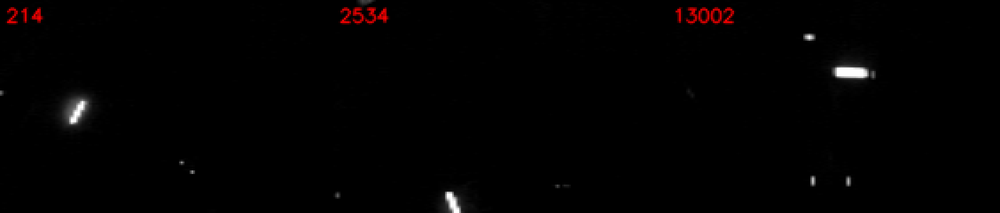
#> input picture build-codex-check/lower_small_samples.png, 1000 x 213 px, shrunk from 2256 x 480 before the run
$ python -i fit_down_ground_range.py   (imports and definitions only)
#> lines starting #> are read from the running program, lines starting #| are printed output that depends on the picture; after the words box and inside, x2 and y2 are one past the last pixel; in counts of white or black regions, pixels touching at a corner belong together
#!/usr/bin/env python3
"""Fit the down-camera 7 m closed ground boundary from an HCAL recording."""

from __future__ import annotations

import argparse
import csv
import json
import math
import random
import warnings
from dataclasses import dataclass
from pathlib import Path

import cv2
import numpy as np

# [1 line not run here, left out]
from scipy.optimize import least_squares


GROUND_RANGE_MM = 7000.0
MIN_HEIGHT_MM = 500.0
BOOTSTRAP_STRIDE = 5
CAR_THRESHOLD = 160
STRIP_THRESHOLD = 55
GUIDED_RADIUS_PX = 8.0
FRAME_INLIER_RMSE_PX = 2.0
RANSAC_ITERATIONS = 500
RANSAC_SEED = 0x444F574E
BOUNDARY_SAMPLES = 360
NORMALIZATION_SCALE = 93.5
BASE_BODY_TO_CAMERA = np.array(
    [[0.0, 1.0, 0.0], [-1.0, 0.0, 0.0], [0.0, 0.0, 1.0]], dtype=np.float64)
PARAMETER_LOW = np.array([75.0, 45.0, 0.5, -2.0, -1.5,
                          -0.7, -0.7, -0.7, -500.0])
PARAMETER_HIGH = np.array([110.0, 80.0, 3.0, 2.0, 1.5,
                           0.7, 0.7, 0.7, 500.0])


@dataclass
class Metadata:
    frame_index: int
    sequence: int
    host_time_ms: int
    roll_deg: float
    pitch_deg: float
    height_mm: float
    attitude_valid: bool
    height_valid: bool


@dataclass
class Component:
    center: np.ndarray
    points: np.ndarray
    area: int
    mean: float
    length: float
    width: float
    boundary_index: int = -1
    distance: float = math.inf


@dataclass
class Candidate:
    metadata: Metadata
    points: np.ndarray
    quality: float
    azimuth_bin: int = -1


# [9 lines left out: function rotation_matrix, not called in this run]


def body_to_camera(parameters: np.ndarray) -> np.ndarray:
    return rotation_matrix(*parameters[5:8]) @ BASE_BODY_TO_CAMERA


# [108 lines left out: functions gravity, theta_for_radius, theta_derivative, inverse_theta, project_boundary, distance_to_boundary and 3 more, not called in this run]


def car_mask(gray: np.ndarray) -> np.ndarray:
    binary = (gray >= CAR_THRESHOLD).astype(np.uint8)
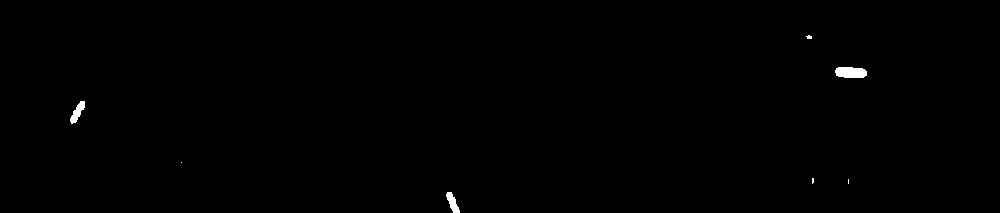
#> binary: shape (213, 1000); values 0 (black) and 1 (white), 0.31% white; 7 white regions (4 under 20 px), largest, box (x1, y1, x2, y2) and area: (835, 67, 867, 78) 306, (70, 101, 85, 124) 165, (446, 192, 460, 213) 153
    count, labels, stats, _ = cv2.connectedComponentsWithStats(binary, 8)
#> labels: shape (213, 1000) int32; 8 distinct labels, from 0 to 7
#> count = 8; stats = [[0, 0, 1000, 213, 212341], [806, 35, 6, 4, 18], [835, 67, 32, 11, 306], [70, 101, 15, 23, 165], [181, 162, 1, 1, 1], [812, 178, 2, 6, 11], [848, 179, 1, 5, 5], [446, 192, 14, 21, 153]]
    mask = np.zeros_like(binary)
    for index in range(1, count):
        if stats[index, cv2.CC_STAT_AREA] >= 20:
            mask[labels == index] = 1
    return cv2.dilate(mask, np.ones((9, 9), dtype=np.uint8))
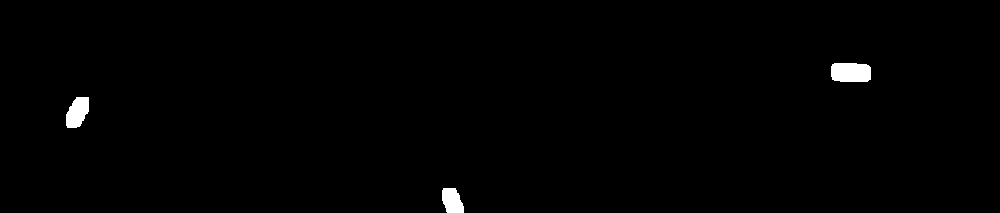
#> returned value: shape (213, 1000); values 0 (black) and 1 (white), 0.79% white; 3 white regions, box (x1, y1, x2, y2) and area: (831, 63, 871, 82) 714, (66, 97, 89, 128) 533, (442, 188, 464, 213) 435


def strip_components(gray: np.ndarray) -> list[Component]:
    binary = ((gray >= STRIP_THRESHOLD) & (car_mask(gray) == 0)).astype(np.uint8)
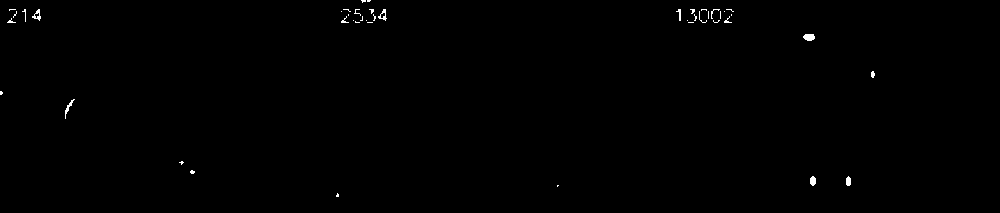
#> binary: shape (213, 1000); values 0 (black) and 1 (white), 0.33% white in thin lines or dots, all inside (x1, y1, x2, y2) = (0, 0, 875, 197)
    count, labels, stats, centers = cv2.connectedComponentsWithStats(binary, 8)
#> labels: shape (213, 1000) int32; 46 distinct labels, from 0 to 45
#> count = 46; stats = 46 rows, first 6: [0, 0, 1000, 213, 212303], [361, 0, 5, 3, 10], [367, 0, 4, 2, 7], [9, 9, 7, 2, 8], [22, 9, 4, 13, 18], [32, 9, 9, 12, 47]; centers = 46 pairs, first value 0.8 to 872.4, second value 0.429 to 194.9
    result = []
    for index in range(1, count):
        x, y, width, height, area = map(int, stats[index])
        if not 1 <= area <= 250 or max(width, height) > 45:
            continue
        pixels = np.column_stack(np.where(labels == index))[:, ::-1].astype(np.float64)
        (_, _), (rect_width, rect_height), angle = cv2.minAreaRect(pixels.astype(np.float32))
        length = max(rect_width, rect_height) + 1.0
        thickness = min(rect_width, rect_height) + 1.0
        ordinary = area <= 35 and max(width, height) <= 18
        thin = length >= 10.0 and thickness <= 4.5 and length / max(thickness, 1e-6) >= 2.8
        if not ordinary and not thin:
            continue
        center = np.asarray(centers[index], dtype=np.float64)
        annotation = center[None, :]
        if thin:
            radians = math.radians(angle + (90.0 if rect_width < rect_height else 0.0))
            direction = np.array([math.cos(radians), math.sin(radians)])
            half = direction * max(2.0, (length - 1.0) * 0.5)
            annotation = np.vstack((center - half, center + half))
        result.append(Component(center, annotation, area,
                                float(np.mean(gray[labels == index])), length, thickness))
#> this loop made 45 passes
#> (x, y, width, height, area, rect_width, rect_height, angle) on passes 5, 9, 36, 39, 42, 43: (32, 9, 9, 12, 47, 10.29, 8.05, -63.43), (378, 9, 9, 12, 45, 10.44, 8.22, -71.57), (803, 34, 12, 7, 68, 6, 11, -90), (65, 99, 10, 20, 48, 21.02, 3.76, -64.65), (810, 176, 6, 10, 48, 9, 5, -90), (846, 176, 5, 10, 42, 9, 4, -90)
#> (x, y, width, height, area, rect_width, rect_height, angle) on passes 10, 13, 25, 27, 37: (676, 9, 5, 12, 29, 11, 4, -90), (711, 9, 9, 10, 21, 12.02, 5.09, -52.13), (341, 16, 8, 7, 20, 6.64, 6.32, -18.43), (724, 16, 8, 7, 20, 6.64, 6.32, -18.43), (871, 71, 4, 7, 22, 6, 3, -90)
#> after the loop, result = 39 items
    return result


# [145 lines left out: functions bootstrap_candidate, guided_candidate, point_arrays, angular_residual, fit_parameters, fast_frame_errors and 1 more, not called in this run]


def exact_errors(parameters: np.ndarray, candidates: list[Candidate]) -> np.ndarray:
    return np.asarray([frame_error(parameters, item) for item in candidates], dtype=np.float64)


# [99 lines left out: functions select_balanced, assign_azimuth_bins, add_rare_azimuth_samples, refine_model, cross_validate, metrics, not called in this run]


def matrix_values(parameters: np.ndarray) -> list[list[float]]:
    return body_to_camera(parameters).tolist()


# [319 lines left out: functions output_paths, write_csv, json_points, write_session, write_model, float_literal and 5 more, not called in this run]


# [2 lines not run here, left out]

>>> import cv2
>>> picture = cv2.imread('../build-codex-check/lower_small_samples.png', cv2.IMREAD_GRAYSCALE)
>>> result = strip_components(picture)
#> result = 39 items

$ run again, on build-codex-check/top_weak_samples.png
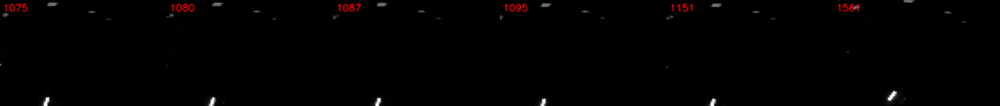
#> input picture build-codex-check/top_weak_samples.png, 1000 x 106 px, shrunk from 3384 x 360 before the run
#> in car_mask, `binary = (gray >= CAR_THRESHOLD).astype(np.uint8)`:
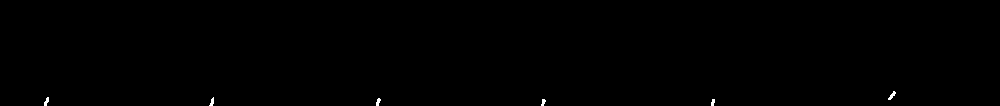
#> binary: shape (106, 1000); values 0 (black) and 1 (white), 0.15% white; 6 white regions, box (x1, y1, x2, y2) and area: (888, 91, 896, 100) 32, (44, 97, 49, 106) 28, (209, 97, 214, 106) 26, (376, 98, 381, 106) 26, (541, 99, 546, 106) 23, (711, 99, 715, 106) 22
#> in car_mask, `count, labels, stats, _ = cv2.connectedComponentsWithStats(binary, 8)`: count = 7; stats = [[0, 0, 1000, 106, 105843], [888, 91, 8, 9, 32], [44, 97, 5, 9, 28], [209, 97, 5, 9, 26], [376, 98, 5, 8, 26], [541, 99, 5, 7, 23], [711, 99, 4, 7, 22]]
#> in strip_components, `binary = ((gray >= STRIP_THRESHOLD) & (car_mask(gray) == 0)).astype(np..`:
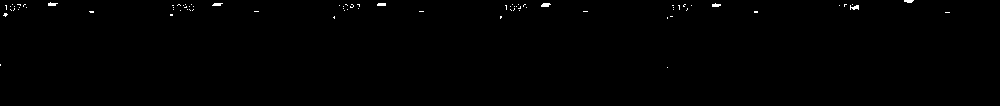
#> binary: shape (106, 1000); values 0 (black) and 1 (white), 0.37% white in thin lines or dots, all inside (x1, y1, x2, y2) = (0, 0, 950, 68)
#> in strip_components, `count, labels, stats, centers = cv2.connectedComponentsWithStats(binar..`: count = 78; stats = 78 rows, first 6: [0, 0, 1000, 106, 105612], [904, 0, 10, 3, 24], [48, 2, 10, 4, 27], [212, 3, 11, 3, 26], [377, 3, 9, 3, 26], [541, 3, 10, 4, 32]; centers = 78 pairs, first value 0 to 947, second value 0.792 to 67
#> the loop in strip_components, `for index in range(1, count):` made 77 passes
#> (x, y, width, height, area, rect_width, rect_height, angle) on passes 1, 3: (904, 0, 10, 3, 24, 2, 9, -90), (212, 3, 11, 3, 26, 2, 10, -90)
